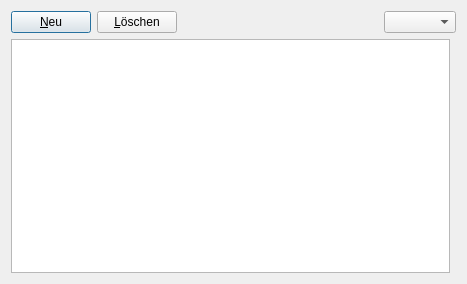
<?xml version="1.0" encoding="UTF-8"?>
<ui version="4.0">
 <class>BeschaeftigungsbereicheForm</class>
 <widget class="QDialog" name="BeschaeftigungsbereicheForm">
  <property name="geometry">
   <rect>
    <x>0</x>
    <y>0</y>
    <width>467</width>
    <height>284</height>
   </rect>
  </property>
  <property name="windowTitle">
   <string>Dialog</string>
  </property>
  <layout class="QGridLayout" name="gridLayout">
   <item row="0" column="0" rowspan="2" colspan="2">
    <layout class="QVBoxLayout" name="verticalLayout">
     <item>
      <layout class="QHBoxLayout" name="horizontalLayout_2">
       <item>
        <widget class="QPushButton" name="pushButton_newRecord">
         <property name="text">
          <string>&amp;Neu</string>
         </property>
        </widget>
       </item>
       <item>
        <widget class="QPushButton" name="pushButton_deleteRecord">
         <property name="text">
          <string>&amp;Löschen</string>
         </property>
        </widget>
       </item>
       <item>
        <spacer name="horizontalSpacer_2">
         <property name="orientation">
          <enum>Qt::Horizontal</enum>
         </property>
         <property name="sizeHint" stdset="0">
          <size>
           <width>40</width>
           <height>20</height>
          </size>
         </property>
        </spacer>
       </item>
       <item>
        <widget class="QComboBox" name="comboBox_period"/>
       </item>
      </layout>
     </item>
    </layout>
   </item>
   <item row="2" column="0">
    <widget class="QTableView" name="tableView_beschaeftigungsbereiche"/>
   </item>
  </layout>
 </widget>
 <resources/>
 <connections/>
</ui>
